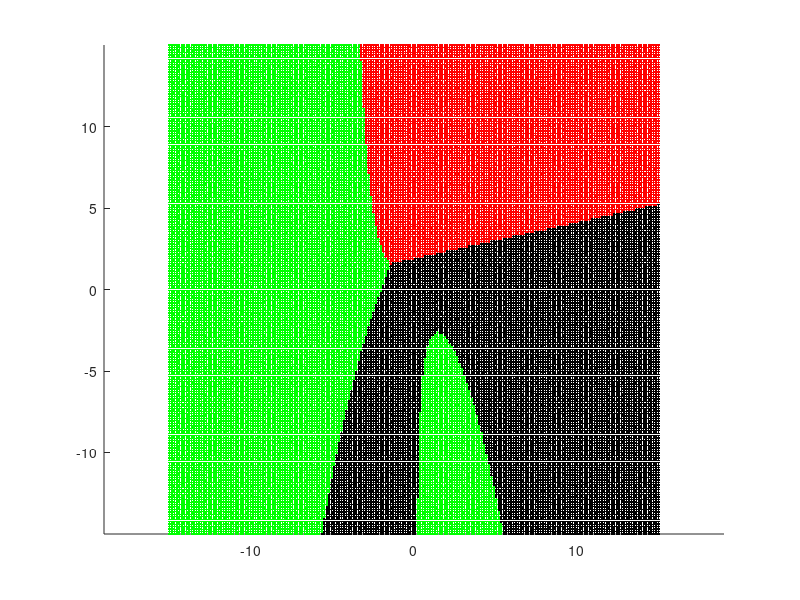
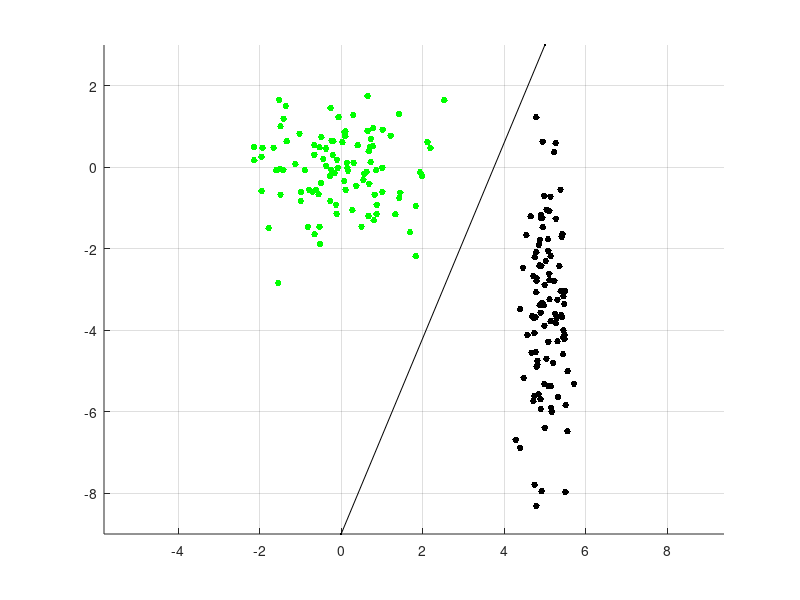
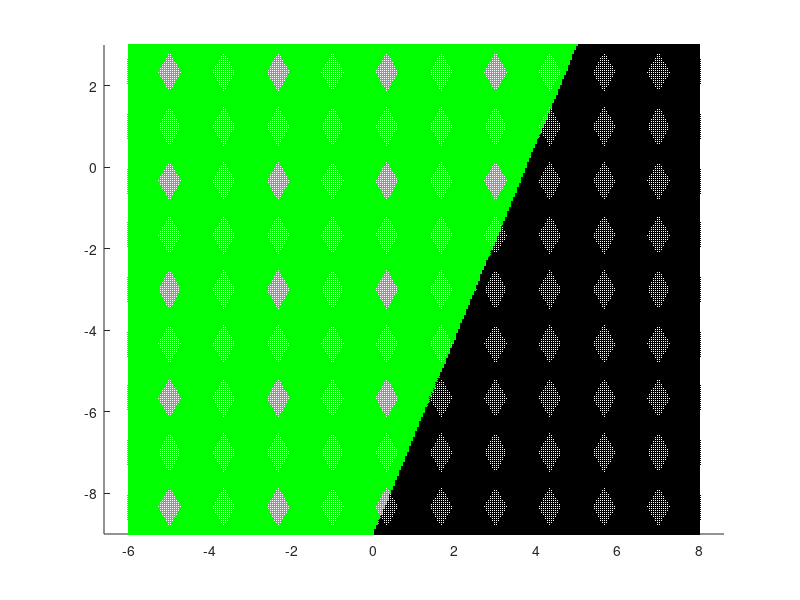

MATLAB code for these plots, in order:
clear, clc, close all

r = linspace(-15,15,200);
[x1,x2] = meshgrid(r,r);

g1 = ones(size(x1))*6;
g2 = x1 - 2*x1.*x2 - x1.^3;
g3 = -2*x1 + 9*x2 - 11;

[~,Labels] = max([g1(:) g2(:) g3(:)], [], 2);

figure, hold on, axis equal
plot(x1(Labels == 1),x2(Labels == 1),'k.')
plot(x1(Labels == 2),x2(Labels == 2),'g.')
plot(x1(Labels == 3),x2(Labels == 3),'r.')

axis tight

%Q1.b
m1 = [0,0]; m2 = [5,-4];

class1 = randn(100,2);
class2 = [randn(100,1)*0.3 + m2(1), randn(100,1)*2 + m2(2)];
figure, hold on, grid on, axis equal
plot(class1(:,1),class1(:,2),'g.','markersize',15)
plot(class2(:,1),class2(:,2),'k.','markersize',15)

A = [0,-9]; B = [5,3];
plot([A(1),B(1)],[A(2),B(2)],'k.-')

% (x - x1) / (x2 - x1) = (y - y1) / (y2 - y1)
%(x - A(1)) / (B(1) - A(1)) = (y - A(2)) / (B(2) - A(2))

[x,y] = meshgrid(-6:0.05:8,-9:0.05:3);

% discriminant function
G = (x - A(1)) / (B(1) - A(1)) - (y - A(2)) / (B(2) - A(2));
figure, hold on, axis equal
plot(x(G>0),y(G>0),'k.')
plot(x(G<=0),y(G<=0),'g.')





